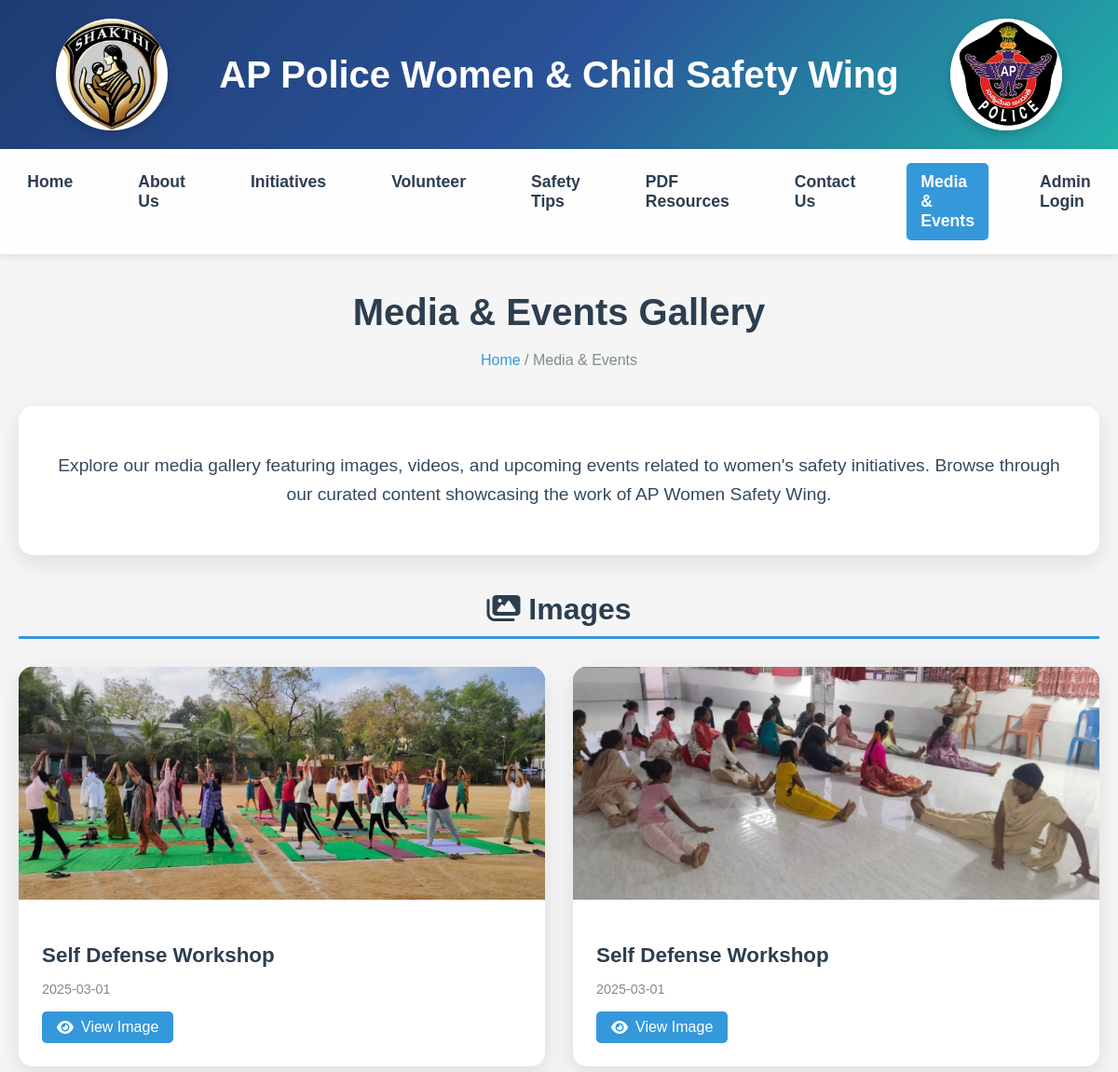
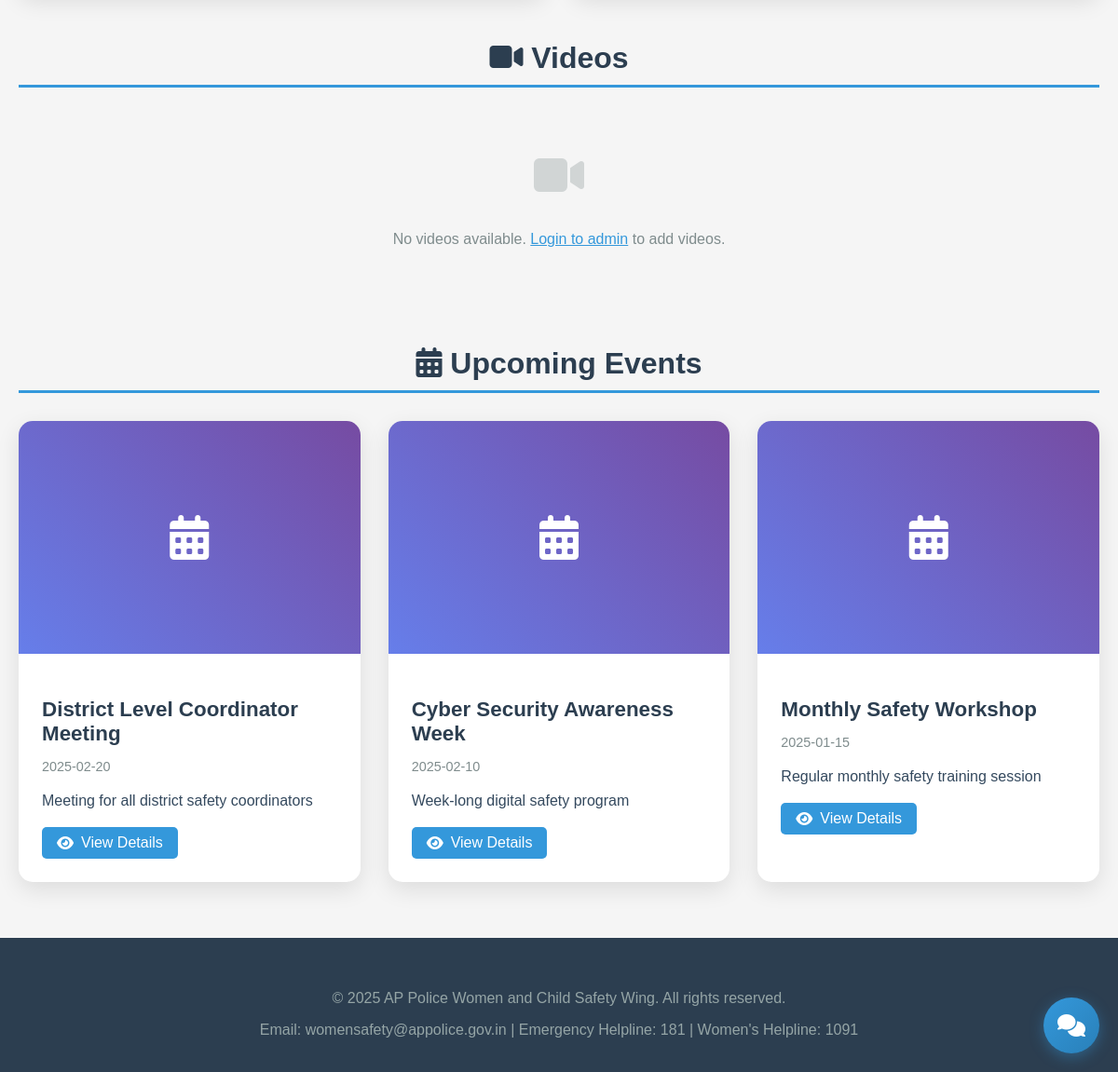
/gallery, run on an earlier commit of the app's database (2 pictures, top to bottom).
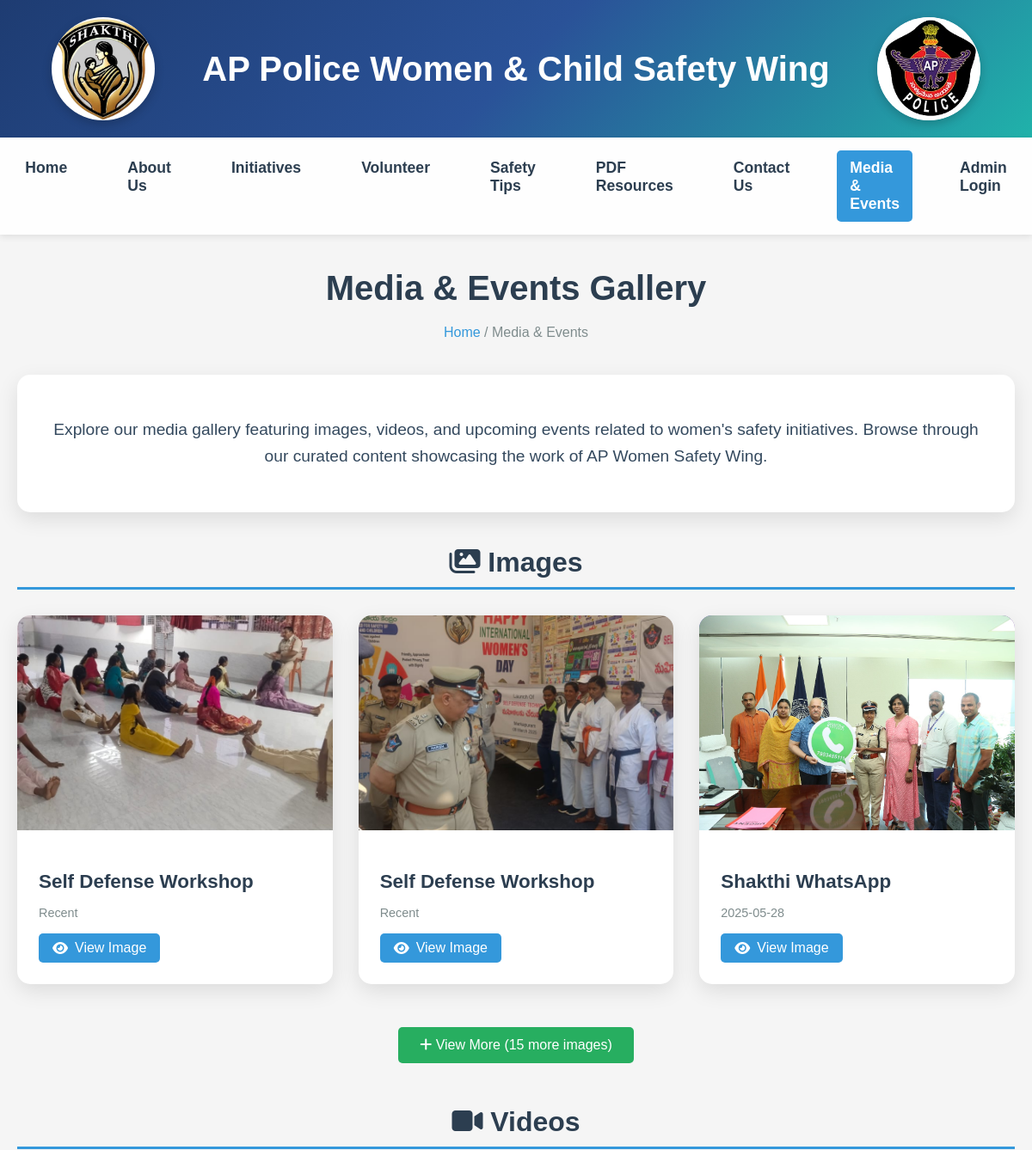
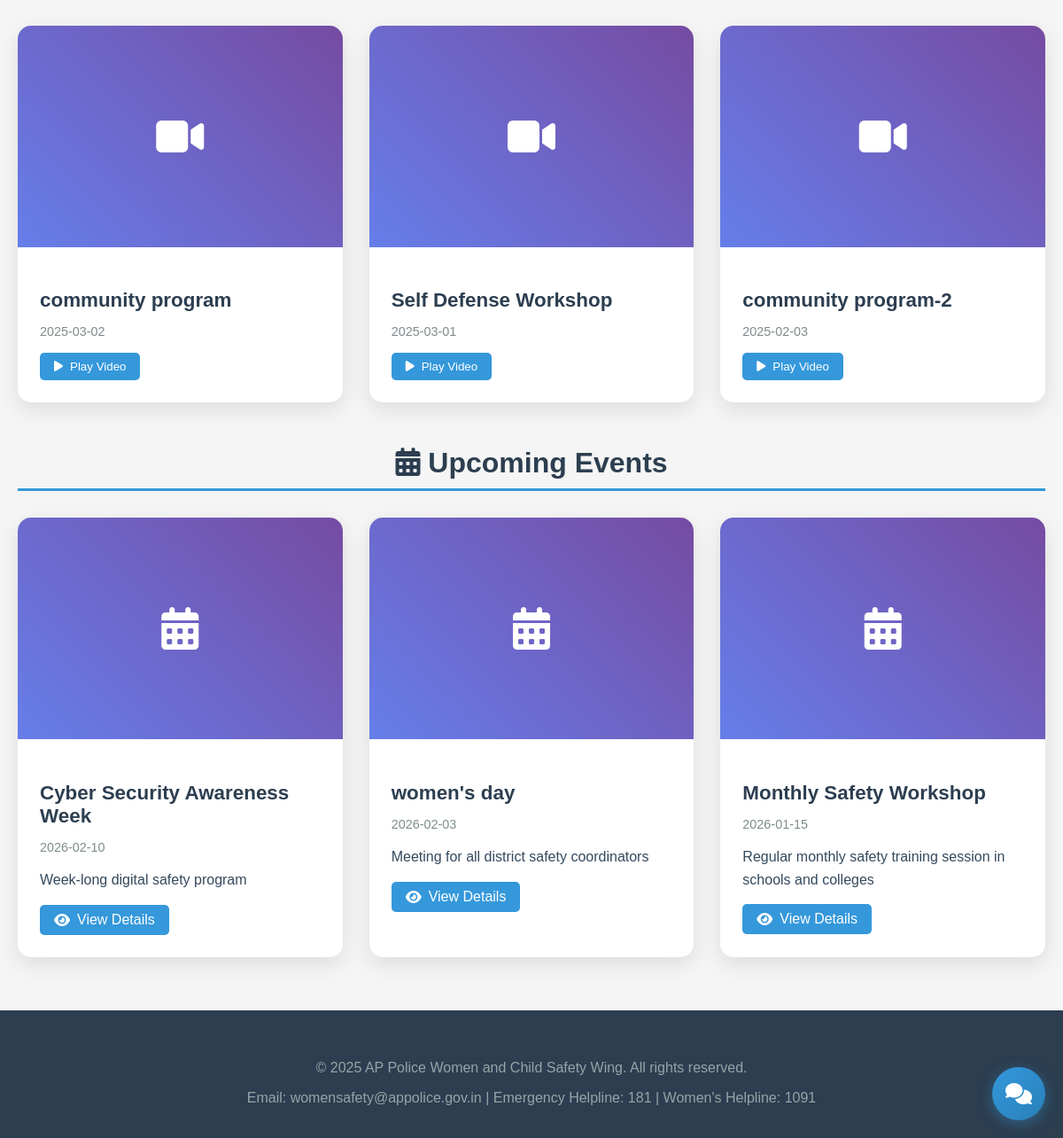
And on a later commit of the database (2 pictures, top to bottom).
### tables this page shows
CREATE TABLE gallery_items (
            id INTEGER PRIMARY KEY AUTOINCREMENT,
            title TEXT NOT NULL,
            description TEXT,
            image_url TEXT NOT NULL,
            event_date DATE,
            category TEXT, -- 'event', 'training', 'awareness', 'ceremony'
            is_featured INTEGER DEFAULT 0,
            is_active INTEGER DEFAULT 1,
            created_at TIMESTAMP DEFAULT CURRENT_TIMESTAMP,
            updated_at TIMESTAMP DEFAULT CURRENT_TIMESTAMP
        , video_url TEXT);

### app.py (the view)
@app.route('/gallery')
def gallery():
    conn = sqlite3.connect('women_safety.db')
    cursor = conn.cursor()
    cursor.execute('''SELECT id, title, description, image_url, video_url,
                     category, event_date, is_featured, is_active
                     FROM gallery_items WHERE is_active = 1
                     ORDER BY category, is_featured DESC, event_date DESC''')
    gallery_items = cursor.fetchall()
    conn.close()
    return render_template('gallery.html', gallery_items=gallery_items)

### templates/gallery.html (shortened to what this page needs)
<!DOCTYPE html>
<html lang="en">
<head>
    <link rel="stylesheet" href="https://cdnjs.cloudflare.com/ajax/libs/font-awesome/6.4.0/css/all.min.css">
    <link rel="stylesheet" href="/static/chatbot.css">
</head>
<body>
    <div class="header">
        <div class="logo"><img src="/static/images/shakthi_logo.png" alt="SHAKTHI Logo"></div>
        <div class="main-title">AP Police Women & Child Safety Wing</div>
        <div class="logo"><img src="/static/images/ap_police_logo.png" alt="AP Police Logo"></div>
    </div>
    <div class="navbar">
        <div class="nav-menu">
            <a href="/">Home</a>
            <a href="/about">About Us</a>
            <a href="/initiatives">Initiatives</a>
            <a href="/volunteer-registration">Volunteer</a>
            <a href="/safety-tips">Safety Tips</a>
            <a href="/pdf-resources">PDF Resources</a>
            <a href="/contact">Contact Us</a>
            <a href="/gallery" class="active">Media & Events</a>
            <a href="/admin-login">Admin Login</a>
        </div>
    </div>
    <div class="content">
        <h1 class="page-title">Media & Events Gallery</h1>
        <div class="breadcrumb">
            <a href="/">Home</a> / Media & Events
        </div>
        <div class="intro-section">
            <p class="intro-text">
                Explore our media gallery featuring images, videos, and upcoming events related to women's safety initiatives.
                Browse through our curated content showcasing the work of AP Women Safety Wing.
            </p>
        </div>
        <div class="gallery-section">
            <h2 class="section-title">
                <i class="fas fa-images"></i> Images
            </h2>
            {% set image_items = gallery_items | selectattr('5', 'equalto', 'Images') | list %}
            {% if image_items %}
            <div class="gallery-grid">
                {% for item in image_items[:3] %}
                <div class="gallery-item">
                    {% if item[3] %}
                        <img src="{{ item[3] }}" alt="{{ item[1] }}" class="gallery-image" style="width: 100%; height: 250px; object-fit: cover;">
                    {% else %}
                        <div class="gallery-image">
                            <i class="fas fa-image"></i>
                        </div>
                    {% endif %}
                    <div class="gallery-content">
                        <h3 class="gallery-title">{{ item[1] }}</h3>
                        <p class="gallery-date">{{ item[6] if item[6] else 'Recent' }}</p>
                        <a href="{{ item[3] }}" target="_blank" class="view-btn">
                            <i class="fas fa-eye"></i> View Image
                        </a>
                    </div>
                </div>
                {% endfor %}
            </div>
            {% if image_items|length > 3 %}
            <div class="view-more-container" style="text-align: center; margin: 20px 0;">
                <button class="view-more-btn" onclick="toggleViewMore(this, 'Images')"
                        style="background: #27ae60; color: white; padding: 12px 25px; border: none; border-radius: 5px; cursor: pointer; font-size: 1em;">
                    <i class="fas fa-plus"></i> View More ({{ image_items|length - 3 }} more images)
                </button>
            </div>
            {% endif %}
            {% else %}
            <div style="text-align: center; padding: 40px; color: #7f8c8d;">
                <i class="fas fa-image" style="font-size: 3em; margin-bottom: 20px; opacity: 0.3;"></i>
                <p>No images available. <a href="/admin-login" style="color: #3498db;">Login to admin</a> to add images.</p>
            </div>
            {% endif %}
        </div>
        <div class="gallery-section" style="margin-top: 50px;">
            <h2 class="section-title">
                <i class="fas fa-video"></i> Videos
            </h2>
            {% set video_items = gallery_items | selectattr('5', 'equalto', 'Videos') | list %}
            {% if video_items %}
            <div class="gallery-grid">
                {% for item in video_items[:3] %}
                <div class="gallery-item">
                    {% if item[3] %}
                        <div class="gallery-image video-placeholder">
                            <i class="fas fa-play-circle"></i>
                            <span>Video</span>
                        </div>
                    {% else %}
                        <div class="gallery-image">
                            <i class="fas fa-video"></i>
                        </div>
                    {% endif %}
                    <div class="gallery-content">
                        <h3 class="gallery-title">{{ item[1] }}</h3>
                        <p class="gallery-date">{{ item[6] if item[6] else 'Recent' }}</p>
                        {% if item[4] %}
                            {% if item[4].startswith('http') %}
                                <a href="{{ item[4] }}" target="_blank" class="view-btn">
                                    <i class="fas fa-play"></i> Watch Video
                                </a>
                            {% else %}
                                <button onclick="playLocalVideo('{{ item[4] }}', '{{ item[1] }}')" class="view-btn" style="border: none; cursor: pointer;">
                                    <i class="fas fa-play"></i> Play Video
                                </button>
                            {% endif %}
                        {% else %}
                            <a href="{{ item[3] }}" target="_blank" class="view-btn">
                                <i class="fas fa-eye"></i> View
                            </a>
                        {% endif %}
                    </div>
                </div>
                {% endfor %}
            </div>
            {% else %}
            <div style="text-align: center; padding: 40px; color: #7f8c8d;">
                <i class="fas fa-video" style="font-size: 3em; margin-bottom: 20px; opacity: 0.3;"></i>
                <p>No videos available. <a href="/admin-login" style="color: #3498db;">Login to admin</a> to add videos.</p>
            </div>
            {% endif %}
        </div>
        <div class="gallery-section" style="margin-top: 50px;">
            <h2 class="section-title">
                <i class="fas fa-calendar-alt"></i> Upcoming Events
            </h2>
            {% set event_items = gallery_items | selectattr('5', 'equalto', 'Upcoming Events') | list %}
            {% if event_items %}
            <div class="gallery-grid">
                {% for item in event_items[:3] %}
                <div class="gallery-item">
                    {% if item[3] %}
                        {% if item[4] %}
                            <div class="gallery-image video-placeholder">
                                <i class="fas fa-play-circle"></i>
                                <span>Event Video</span>
                            </div>
                        {% else %}
                            <img src="{{ item[3] }}" alt="{{ item[1] }}" class="gallery-image" style="width: 100%; height: 250px; object-fit: cover;">
                        {% endif %}
                    {% else %}
                        <div class="gallery-image">
                            <i class="fas fa-calendar-alt"></i>
                        </div>
                    {% endif %}
                    <div class="gallery-content">
                        <h3 class="gallery-title">{{ item[1] }}</h3>
                        <p class="gallery-date">{{ item[6] if item[6] else 'Upcoming' }}</p>
                        <p class="gallery-description">{{ item[2][:100] }}{% if item[2]|length > 100 %}...{% endif %}</p>
                        {% if item[4] %}
                            {% if item[4].startswith('http') %}
                                <a href="{{ item[4] }}" target="_blank" class="view-btn">
                                    <i class="fas fa-play"></i> Watch Video
                                </a>
                            {% else %}
                                <button onclick="playLocalVideo('{{ item[4] }}', '{{ item[1] }}')" class="view-btn" style="border: none; cursor: pointer;">
                                    <i class="fas fa-play"></i> Play Video
                                </button>
                            {% endif %}
                        {% else %}
                            <a href="{{ item[3] }}" target="_blank" class="view-btn">
                                <i class="fas fa-eye"></i> View Details
                            </a>
                        {% endif %}
                    </div>
                </div>
                {% endfor %}
            </div>
            {% else %}
            <div style="text-align: center; padding: 40px; color: #7f8c8d;">
                <i class="fas fa-calendar-alt" style="font-size: 3em; margin-bottom: 20px; opacity: 0.3;"></i>
                <p>No upcoming events available. <a href="/admin-login" style="color: #3498db;">Login to admin</a> to add events.</p>
            </div>
            {% endif %}
        </div>
    </div>
    <div class="footer">
        <div class="footer-bottom">
            <p>&copy; 2025 AP Police Women and Child Safety Wing. All rights reserved.</p>
            <p>Email: womensafety@appolice.gov.in | Emergency Helpline: 181 | Women's Helpline: 1091</p>
        </div>
    </div>
</body>
</html>

### templates/gallery.html (style rules this page uses)
body { font-family: Arial, sans-serif; margin: 0; background: #f5f5f5; }
.header { background: linear-gradient(135deg, #1e3c72 0%, #2a5298 50%, #20b2aa 100%); padding: 20px 60px; display: flex; align-items: center; justify-content: space-between; }
.logo { width: 120px; height: 120px; background: #fff; border-radius: 50%; display: flex; align-items: center; justify-content: center; box-shadow: 0 4px 12px rgba(0,0,0,0.2); font-weight: bold; font-size: 1.2em; color: #2c3e50; overflow: hidden; position: relative; }
.logo img { width: 100%; height: 100%; object-fit: cover; border-radius: 50%; }
.main-title { color: #fff; font-size: 2.5em; font-weight: bold; text-align: center; flex: 1; }
.navbar { background: rgba(255,255,255,0.95); padding: 15px 60px; display: flex; justify-content: center; box-shadow: 0 2px 8px rgba(0,0,0,0.1); }
.nav-menu { display: flex; gap: 40px; font-size: 1.1em; }
.nav-menu a { color: #2c3e50; text-decoration: none; font-weight: 600; padding: 10px 15px; border-radius: 5px; transition: all 0.3s; }
.nav-menu a:hover, .nav-menu a.active { background: #3498db; color: #fff; }
.content { max-width: 1200px; margin: 40px auto; padding: 0 20px; }
.page-title { font-size: 2.5em; color: #2c3e50; text-align: center; margin-bottom: 20px; }
.breadcrumb { text-align: center; margin-bottom: 40px; color: #7f8c8d; }
.breadcrumb a { color: #3498db; text-decoration: none; }
.intro-section { background: #fff; padding: 30px; border-radius: 15px; margin-bottom: 40px; box-shadow: 0 8px 25px rgba(0,0,0,0.1); text-align: center; }
.intro-text { font-size: 1.2em; color: #34495e; line-height: 1.6; }
.gallery-grid { display: grid; grid-template-columns: repeat(auto-fit, minmax(350px, 1fr)); gap: 30px; margin-bottom: 50px; }
.gallery-item { background: #fff; border-radius: 15px; overflow: hidden; box-shadow: 0 8px 25px rgba(0,0,0,0.1); transition: transform 0.3s; }
.gallery-image { width: 100%; height: 250px; background: linear-gradient(45deg, #667eea, #764ba2); display: flex; align-items: center; justify-content: center; color: #fff; font-size: 3em; }
.gallery-content { padding: 25px; }
.gallery-title { font-size: 1.4em; color: #2c3e50; margin-bottom: 10px; font-weight: bold; }
.gallery-date { color: #7f8c8d; margin-bottom: 15px; font-size: 0.9em; }
.gallery-description { color: #34495e; line-height: 1.6; margin-bottom: 15px; }
.view-btn { background: #3498db; color: #fff; padding: 8px 16px; border: none; border-radius: 5px; text-decoration: none; display: inline-flex; align-items: center; gap: 8px; transition: all 0.3s; }
.section-title { font-size: 2em; color: #2c3e50; margin-bottom: 30px; text-align: center; }
.footer { background: #2c3e50; color: #fff; padding: 40px 60px 20px; margin-top: 60px; }
.footer-bottom { text-align: center; color: #95a5a6; }
.gallery-section { margin-bottom: 50px; }
.section-title { font-size: 2em; color: #2c3e50; margin-bottom: 30px; text-align: center; border-bottom: 3px solid #3498db; padding-bottom: 10px; }

What changed in the data, as far as the page shows it:
changed gallery_items (number 1 of 9 on the later page): image_url: a different picture; event_date "2025-03-01" → "Recent"
changed gallery_items (number 2 of 9 on the later page): image_url: a different picture; event_date "2025-03-01" → "Recent"
added gallery_items: image_url (picture), title "Shakthi WhatsApp", event_date "2025-05-28", shown under "Images"
added gallery_items: title "community program", event_date "2025-03-02", shown under "Videos"
added gallery_items: title "Self Defense Workshop", event_date "2025-03-01", shown under "Videos"
added gallery_items: title "community program-2", event_date "2025-02-03", shown under "Videos"
changed gallery_items "Cyber Security Awareness Week": event_date "2025-02-10" → "2026-02-10"; moves up the list
changed gallery_items "Meeting for all district safety coordinators": title "District Level Coordinator Meeting" → "women's day"; event_date "2025-02-20" → "2026-02-03"
changed gallery_items "Monthly Safety Workshop": event_date "2025-01-15" → "2026-01-15"; description "Regular monthly safety training session" → "Regular monthly safety training session in schools and colleges"
Also different on the page:
{{ image_items|length - 3 }}: (not shown) → "15"
text no longer shown: "No videos available. Login to admin to add videos."
text now shown: "View More ( more images)"
